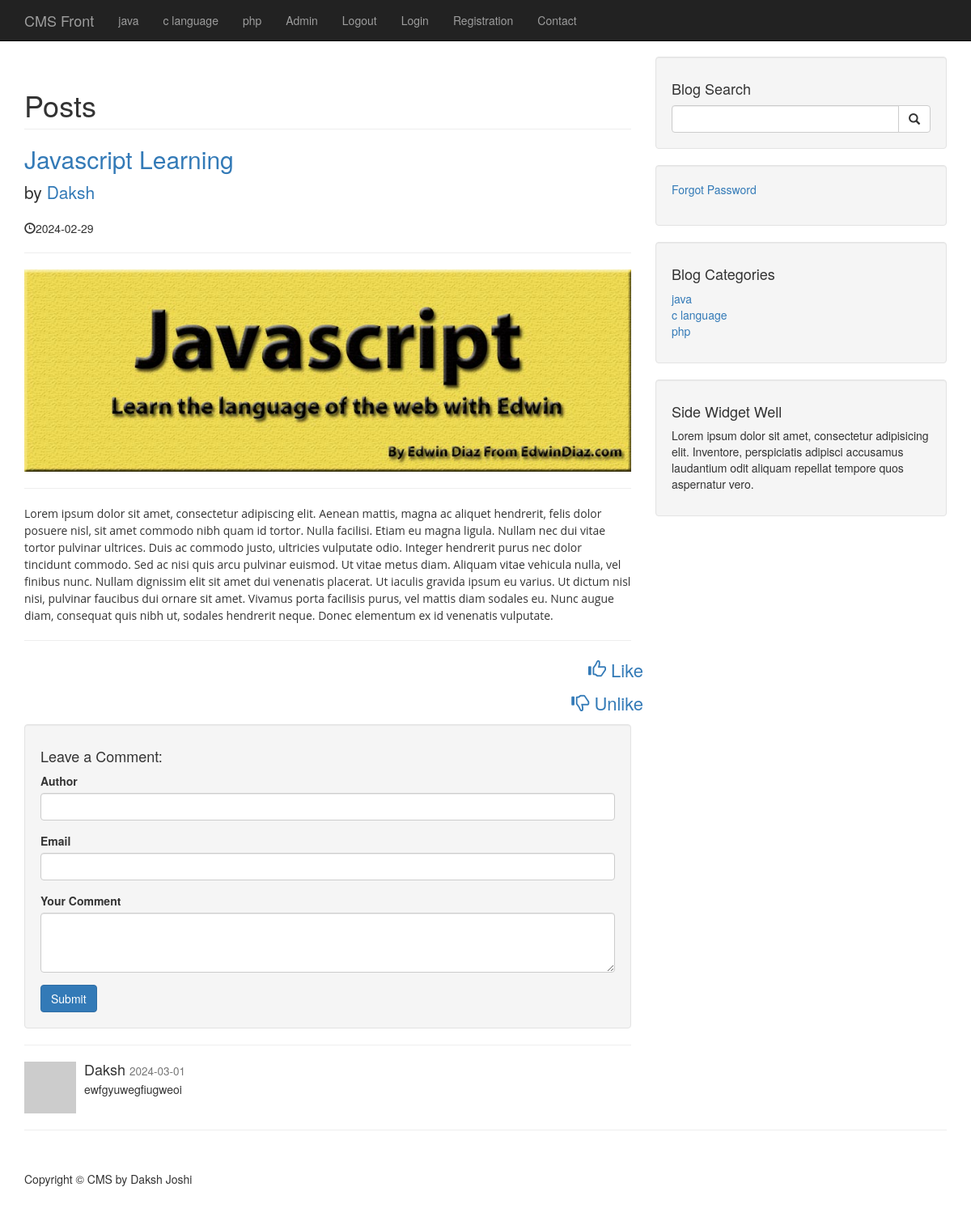
Screenshot of /post.php?p_id=20 with the database file from the repository.
### tables this page shows
CREATE TABLE `categories` (
  `cat_id` int(3) NOT NULL,
  `user_id` int(11) NOT NULL,
  `cat_title` varchar(255) NOT NULL
);

CREATE TABLE `posts` (
  `post_id` int(3) NOT NULL,
  `post_category_id` int(3) NOT NULL,
  `user_id` int(11) NOT NULL,
  `post_title` varchar(255) NOT NULL,
  `post_author` varchar(255) NOT NULL,
  `post_user` varchar(255) NOT NULL,
  `post_date` date NOT NULL,
  `post_image` text NOT NULL,
  `post_content` text NOT NULL,
  `post_tags` varchar(255) NOT NULL,
  `post_comment_count` int(11) NOT NULL,
  `post_status` varchar(255) NOT NULL DEFAULT 'draft',
  `post_views_counts` int(11) NOT NULL,
  `likes` int(11) NOT NULL
);

CREATE TABLE `comments` (
  `comment_id` int(3) NOT NULL,
  `comment_post_id` int(3) NOT NULL,
  `comment_author` varchar(255) NOT NULL,
  `comment_email` varchar(255) NOT NULL,
  `comment_content` text NOT NULL,
  `comment_status` varchar(255) NOT NULL,
  `comment_date` date NOT NULL
);

### post.php (the view, shortened to what this page needs)
<?php
include "includes/db.php";
include "includes/header.php";
?>
    <?php include "includes/navigation.php"; ?>
    <div class="container">
        <div class="row">
            <div class="col-md-8">
                <?php
                 if(isset($_GET['p_id'])) {
                 $the_post_id = $_GET['p_id'];
                 if(isset($_SESSION['user_role']) && $_SESSION['user_role'] == 'admin'){
                 $query = "SELECT * FROM posts WHERE post_id = $the_post_id ";
                 } else {
                    $query = "SELECT * FROM posts WHERE post_id = $the_post_id AND post_status = 'published' ";
                 }
                 $select_all_posts_query = mysqli_query($connection,$query);
                     if(mysqli_num_rows($select_all_posts_query) < 1){
                        echo "<h1 class='text-center'>No Posts Available</h1>";
                     }else{
                     while($row = mysqli_fetch_assoc($select_all_posts_query)) {
                         $post_title = $row['post_title'];
                         $post_author = $row['post_user'];
                         $post_date = $row['post_date'];
                         $post_image = $row['post_image'];
                         $post_content = $row['post_content'];
                        }
                        ?>
<h1 class="page-header">Posts</h1>
                <h2>
                    <a href="#"><?php echo $post_title ?></a>
                </h2>
                <p class="lead">
                    by <a href="index.php"><?php echo $post_author ?></a>
                </p>
                <p><span class="glyphicon glyphicon-time"></span><?php echo $post_date ?> </p>
                <hr>
                <img class="img-responsive" src="images/<?php echo $post_image; ?>" alt="">
                <hr>
                <p><?php echo $post_content ?></p>
                <hr>
                <div class="row">
                    <p class="pull-right"><a class="like" href=""><span class="glyphicon glyphicon-thumbs-up"></span> Like</a></p>
                </div>
                <div class="row">
                    <p class="pull-right"><a class="unlike" href=""><span class="glyphicon glyphicon-thumbs-down"></span> Unlike</a></p>
                </div>
                <div class="well">
                    <h4>Leave a Comment:</h4>
                    <form action="" method="post" role="form">
                    <div class="form-group">
                        <label for="Author">Author</label>
                            <input type="text" name="comment_author" class="form-control" name="comment_author">
                        </div>
                        <div class="form-group">
                        <label for="Author">Email</label>
                            <input type="email" name="comment_email" class="form-control" name="comment_email">
                        </div>
                        <div class="form-group">
                        <label for="comment">Your Comment</label>
                            <textarea name="comment_content" class="form-control" rows="3"></textarea>
                        </div>
                        <button type="submit" name="create_comment" class="btn btn-primary">Submit</button>
                    </form>
                </div>
                <hr>
<?php
$query = "SELECT * FROM comments WHERE comment_post_id = {$the_post_id} ";
$query .= "AND comment_status = 'approved' ";
$query .= "ORDER BY comment_id DESC ";
$select_comment_query = mysqli_query($connection,$query);
while ($row = mysqli_fetch_array($select_comment_query)) {
    $comment_date  = $row['comment_date'];
    $comment_content = $row['comment_content'];
    $comment_author = $row['comment_author'];
    ?>
<div class="media">
                    <a class="pull-left" href="#">
                        <img class="media-object" src="http://placehold.it/64x64" alt="">
                    </a>
                    <div class="media-body">
                        <h4 class="media-heading"> <?php echo $comment_author; ?>
                            <small><?php echo $comment_date; ?></small>
                        </h4>
                        <?php echo $comment_content; ?>
                    </div>
                </div>
<?php } } } else  { header("Location: index.php");  } ?>
            </div>
            <?php include "includes/sidebar.php"; ?>
 </div>
        <hr>
        <?php include "includes/footer.php"; ?>

### includes/navigation.php (shortened to what this page needs)
<nav class="navbar navbar-inverse navbar-fixed-top" role="navigation">
        <div class="container">
            <div class="navbar-header">
                <a class="navbar-brand" href="/cms">CMS Front</a>
            </div>
            <div class="collapse navbar-collapse" id="bs-example-navbar-collapse-1">
                <ul class="nav navbar-nav">
                <?php
                $query = "SELECT * FROM categories ";
                $select_all_categories_query = mysqli_query($connection,$query);
                while($row = mysqli_fetch_assoc($select_all_categories_query)) {
                    $cat_title = $row['cat_title'];
                    $cat_id = $row['cat_id'];
                    $category_class ='';
                    $registration_class ='';
                    echo "<li class ='$category_class'><a href='category.php?category={$cat_id}'>{$cat_title}</a></li>";
                }
                ?>
                        <li>
                        <a href="/cms/admin">Admin</a>
                        </li>
                        <li>
                        <a href="/cms/includes/logout.php">Logout</a>
                        </li>
                            <li>
                        <a href="/cms/login.php">Login</a>
                        </li>
                    <li class="<?php echo $registration_class; ?>">
                        <a href="/cms/registration.php">Registration</a>
                    </li>
                    <li>
                        <a href="contact.php">Contact</a>
                    </li>
                </ul>
            </div>
        </div>
    </nav>

### includes/sidebar.php (shortened to what this page needs)
 <?php include "admin/function.php"; ?>
<div class="col-md-4">
<div class="well">
    <h4>Blog Search</h4>
    <form action="search.php" method="post" >
    <div class="input-group">
        <input name="search" type="text" class="form-control">
        <span class="input-group-btn">
            <button name="submit" class="btn btn-default" type="submit">
                <span class="glyphicon glyphicon-search"></span>
        </button>
        </span>
    </div>
    </form>
</div>
<div class="well">
<?php if (isset($_SESSION['user_role'])):?>
    <h4>Logged in as <?php echo $_SESSION['username'] ?></h4>
    <a href="includes/logout.php" class="btn btn primary">Logout</a>
    <?php else:?>
    <div class="form-group">
<a href="forgot.php?forgot=<?php echo uniqid(true); ?>">Forgot Password</a>
    </div>
    <?php endif;?>
</div>
<div class="well">
<?php
$query = "SELECT * FROM categories";
$select_categories_sidebar = mysqli_query($connection,$query);
?>
    <h4>Blog Categories</h4>
    <div class="row">
        <div class="col-lg-12">
            <ul class="list-unstyled">
            <?php
                    while($row = mysqli_fetch_assoc($select_categories_sidebar)) {
                        $cat_title = $row['cat_title'];
                        $cat_id = $row['cat_id'];
                        echo "<li><a href='category.php?category=$cat_id'>{$cat_title}</a></li>";
                    }
            ?>
            </ul>
        </div>
    </div>
</div>
<?php include "widget.php"; ?>
</div>

### css/blog-home.css (style rules this page uses)
body { padding-top: 70px; }

### includes/header.php (style rules this page uses)
a.like { font-size: 22px !important; }
a.unlike { font-size: 22px !important; }

### rows the page displays
categories: cat_title "java"
categories: cat_title "c language"
categories: cat_title "php"
posts: post_title "Javascript Learning", post_user "Daksh", post_date "2024-02-29", post_image (picture), post_content "Lorem ipsum dolor sit amet, consectetur adipiscing elit. Aenean mattis, magna ac aliquet hendrerit, felis dolor posuere nisl, sit amet commodo nibh quam id tortor. Nulla facilisi. Etiam eu magna ligula. Nullam nec dui vitae tortor pulvinar ultrices. Duis ac commodo justo, ultricies vulputate odio. Integer hendrerit purus nec dolor tincidunt commodo. Sed ac nisi quis arcu pulvinar euismod. Ut vitae metus diam. Aliquam vitae vehicula nulla, vel finibus nunc. Nullam dignissim elit sit amet dui venenatis placerat. Ut iaculis gravida ipsum eu varius. Ut dictum nisl nisi, pulvinar faucibus dui ornare sit amet. Vivamus porta facilisis purus, vel mattis diam sodales eu. Nunc augue diam, consequat…"
comments: comment_author "Daksh", comment_date "2024-03-01", comment_content "ewfgyuwegfiugweoi"
